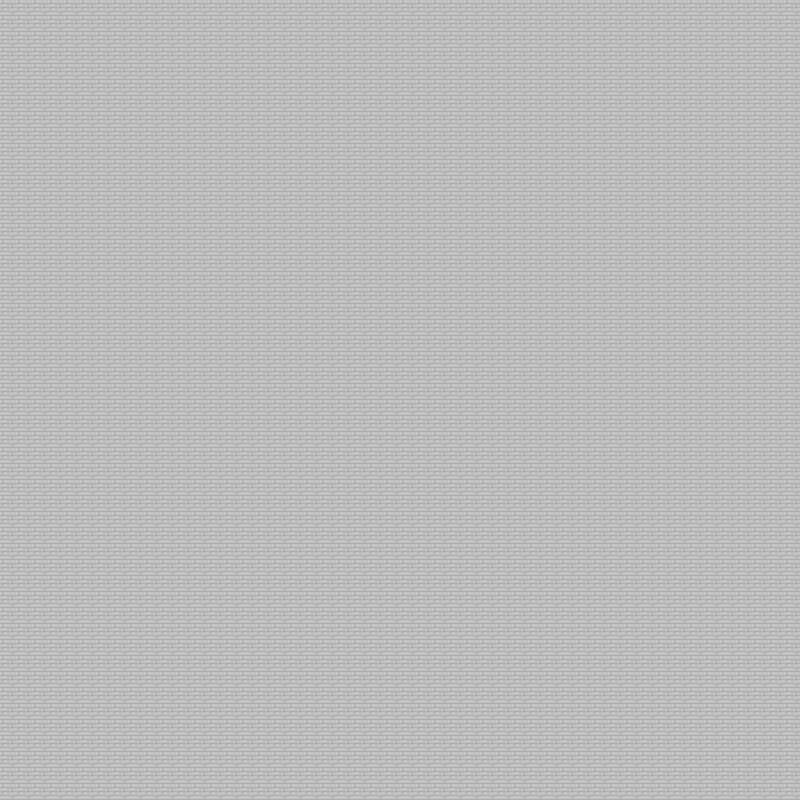

The image is a tile-based game level rendered from a .tmx file. Its description and source (layers, tilesets, objects; grid data summarised) follow:
An orthogonal 50x50 tile map with 16x16 px tiles, 1 tile layer (图块层 地板), 2 hidden layers not drawn, 2 tilesets and 17 objects.

<map version="1.10" tiledversion="1.11.2" orientation="orthogonal" renderorder="right-down" width="50" height="50" tilewidth="16" tileheight="16" infinite="0" nextlayerid="9" nextobjectid="33">
 <tileset firstgid="1" source="整张墙壁地板.tsx" />
 <tileset firstgid="225" source="整张无阴影.tsx" />
 <layer id="1" name="图块层 地板" width="50" height="50">
  <data>[2500 cells, 2500 non-empty, 1 distinct tile ids]</data>
 </layer>
 <layer id="3" name="图块层 墙壁" width="50" height="50" visible="0">
  <data>[2500 cells, 158 non-empty, 14 distinct tile ids]</data>
 </layer>
 <layer id="4" name="图块层 3" width="50" height="50" visible="0">
  <data>[2500 cells, 107 non-empty, 28 distinct tile ids]</data>
 </layer>
 <objectgroup id="7" name="对象层 wall">
  <object id="9" gid="152" x="352" y="224" width="16" height="16" />
  <object id="14" gid="153" x="368" y="224" width="16" height="16" />
  <object id="15" gid="153" x="384" y="224" width="16" height="16" />
  <object id="16" gid="153" x="400" y="224" width="16" height="16" />
  <object id="17" gid="153" x="416" y="224" width="16" height="16" />
  <object id="18" gid="153" x="432" y="224" width="16" height="16" />
  <object id="19" gid="153" x="448" y="224" width="16" height="16" />
  <object id="20" gid="153" x="464" y="224" width="16" height="16" />
  <object id="21" gid="169" x="368" y="240" width="16" height="16" />
  <object id="22" gid="169" x="384" y="240" width="16" height="16" />
  <object id="23" gid="169" x="400" y="240" width="16" height="16" />
  <object id="24" gid="169" x="416" y="240" width="16" height="16" />
  <object id="25" gid="169" x="432" y="240" width="16" height="16" />
  <object id="26" gid="169" x="448" y="240" width="16" height="16" />
  <object id="27" gid="169" x="464" y="240" width="16" height="16" />
  <object id="28" gid="168" x="352" y="240" width="16" height="16" />
 </objectgroup>
 <objectgroup id="8" name="collision" class="collision">
  <object id="30" x="352.667" y="234.667" width="127.333" height="4.66667">
   <properties>
    <property name="solid" type="bool" value="true" />
   </properties>
  </object>
 </objectgroup>
</map>
